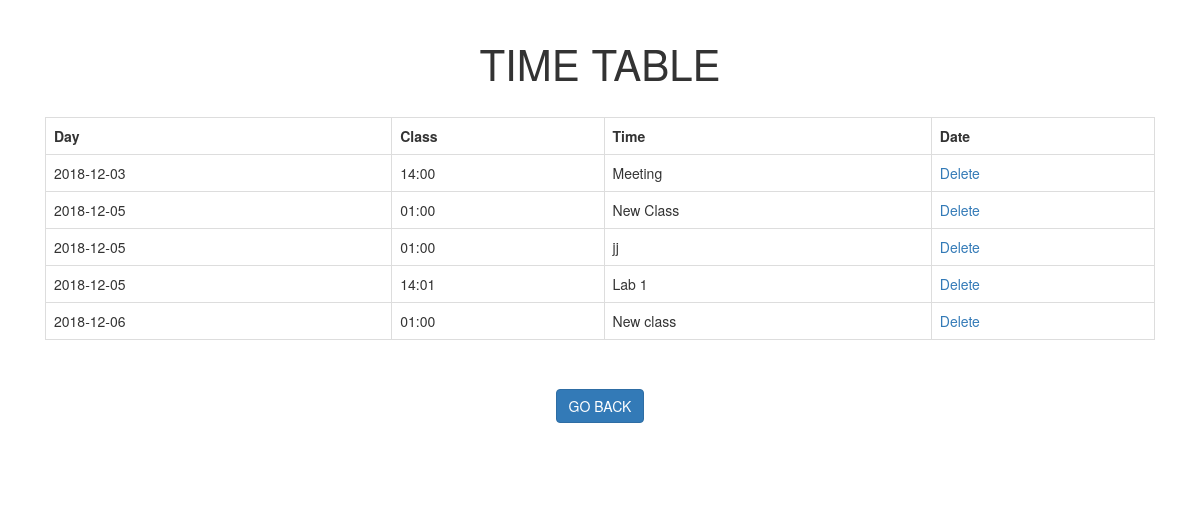
The app's page /time_table.php (signed in) with its own data.
### tables this page shows
CREATE TABLE `time_table` (
  `time_table_id` bigint(8) NOT NULL,
  `t_t_name` varchar(250) NOT NULL,
  `teacher` varchar(255) NOT NULL,
  `day` date NOT NULL,
  `time` varchar(250) NOT NULL,
  `class` varchar(250) NOT NULL
);

### time_table.php (the view, shortened to what this page needs)
<?php
include("connection.php");
?>
<!DOCTYPE html>
<html>
  <head>
        <link rel="stylesheet" href="boostrap/css/bootstrap.css">
  </head>
<body><br>
<div class="container">
<h1 align="center" style="font-size:42px">TIME TABLE<strong style="color:red;"></strong></h1><br>
  <div class="col-lg-12" style="margin-bottom:50px">
		<div id="chat_box">
        <div class="table-responsive">
        <table class="table table-bordered table-hover ">
        <tr><th>Day</th><th>Class</th><th>Time</th><th>Date</th></tr>
        <?php
$id=$_GET['id'];
$result=mysqli_query($connection,"select user_name from user_login where user_id='$id'")or die ("query 1 incorrect...");
list($teacher_name)=mysqli_fetch_array($result);
$result=mysqli_query($connection,"select time_table_id,day,time,class from time_table where teacher like '%$teacher_name%' ") or die ("Query 2 is inncorrect........");
while(list($time_table_id,$day,$time,$class)= mysqli_fetch_array($result))
{
	echo"<tr><td>$day</td><td>$time</td><td>$class</td>
	<td>
	<a href='time_table.php?id=$time_table_id&action=delete'>Delete</a>
	</td>
	</tr>";
}
		?>
        </table></div>
  	<h1 align="center"><a href="welcome.php" class="btn btn-primary">GO BACK</a></h1>
</div></div>
</body>
</html>

### records on screen
time_table: day "2018-12-03", time "14:00", class "Meeting"
time_table: day "2018-12-05", time "01:00", class "New Class"
time_table: day "2018-12-05", time "01:00", class "jj"
time_table: day "2018-12-05", time "14:01", class "Lab 1"
time_table: day "2018-12-06", time "01:00", class "New class"
